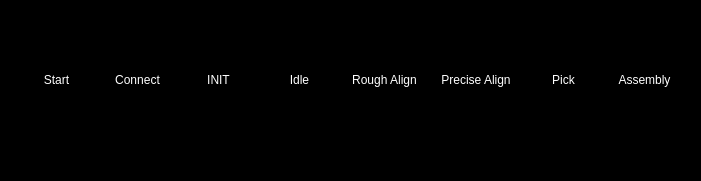
        <widget class="QStackedWidget" name="ProcessAndInfoStackedWidget">
         <property name="geometry">
          <rect>
           <x>0</x>
           <y>500</y>
           <width>701</width>
           <height>181</height>
          </rect>
         </property>
         <property name="styleSheet">
          <string notr="true"> background-color: #000000; color: white;</string>
         </property>
         <property name="currentIndex">
          <number>0</number>
         </property>
         <widget class="QWidget" name="AutoProcessPage">
          <property name="styleSheet">
           <string notr="true"/>
          </property>
          <layout class="QHBoxLayout" name="horizontalLayout_6">
           <item>
            <widget class="QFrame" name="Timeline">
             <property name="sizePolicy">
              <sizepolicy hsizetype="Preferred" vsizetype="Preferred">
               <horstretch>0</horstretch>
               <verstretch>0</verstretch>
              </sizepolicy>
             </property>
             <property name="styleSheet">
              <string notr="true"/>
             </property>
             <property name="frameShape">
              <enum>QFrame::Shape::StyledPanel</enum>
             </property>
             <property name="frameShadow">
              <enum>QFrame::Shadow::Raised</enum>
             </property>
             <layout class="QHBoxLayout" name="horizontalLayout_3">
              <item alignment="Qt::AlignmentFlag::AlignVCenter">
               <widget class="QWidget" name="StartWidget" native="true">
                <layout class="QVBoxLayout" name="verticalLayout_2">
                 <item>
                  <widget class="QLabel" name="StartProcessText">
                   <property name="text">
                    <string>Start</string>
                   </property>
                   <property name="alignment">
                    <set>Qt::AlignmentFlag::AlignCenter</set>
                   </property>
                  </widget>
                 </item>
                 <item alignment="Qt::AlignmentFlag::AlignHCenter">
                  <widget class="QLabel" name="StartCircle">
                   <property name="sizePolicy">
                    <sizepolicy hsizetype="Fixed" vsizetype="Fixed">
                     <horstretch>0</horstretch>
                     <verstretch>0</verstretch>
                    </sizepolicy>
                   </property>
                   <property name="text">
                    <string/>
                   </property>
                   <property name="pixmap">
                    <pixmap>icons/white/timeline-circle.svg</pixmap>
                   </property>
                   <property name="scaledContents">
                    <bool>true</bool>
                   </property>
                   <property name="alignment">
                    <set>Qt::AlignmentFlag::AlignCenter</set>
                   </property>
                  </widget>
                 </item>
                </layout>
               </widget>
              </item>
              <item alignment="Qt::AlignmentFlag::AlignVCenter">
               <widget class="QWidget" name="ConnectWidget" native="true">
                <layout class="QVBoxLayout" name="verticalLayout">
                 <item>
                  <widget class="QLabel" name="ConnectProcessText">
                   <property name="text">
                    <string>Connect</string>
                   </property>
                   <property name="alignment">
                    <set>Qt::AlignmentFlag::AlignCenter</set>
                   </property>
                  </widget>
                 </item>
                 <item alignment="Qt::AlignmentFlag::AlignHCenter">
                  <widget class="QLabel" name="ConnectCircle">
                   <property name="sizePolicy">
                    <sizepolicy hsizetype="Fixed" vsizetype="Fixed">
                     <horstretch>0</horstretch>
                     <verstretch>0</verstretch>
                    </sizepolicy>
                   </property>
                   <property name="text">
                    <string/>
                   </property>
                   <property name="pixmap">
                    <pixmap>icons/white/timeline-circle.svg</pixmap>
                   </property>
                   <property name="scaledContents">
                    <bool>true</bool>
                   </property>
                   <property name="alignment">
                    <set>Qt::AlignmentFlag::AlignCenter</set>
                   </property>
                  </widget>
                 </item>
                </layout>
               </widget>
              </item>
              <item alignment="Qt::AlignmentFlag::AlignVCenter">
               <widget class="QWidget" name="INITWidget" native="true">
                <layout class="QVBoxLayout" name="verticalLayout_3">
                 <item>
                  <widget class="QLabel" name="INITProcessText">
                   <property name="text">
                    <string>INIT</string>
                   </property>
                   <property name="alignment">
                    <set>Qt::AlignmentFlag::AlignCenter</set>
                   </property>
                  </widget>
                 </item>
                 <item alignment="Qt::AlignmentFlag::AlignHCenter">
                  <widget class="QLabel" name="INITCircle">
                   <property name="sizePolicy">
                    <sizepolicy hsizetype="Fixed" vsizetype="Fixed">
                     <horstretch>0</horstretch>
                     <verstretch>0</verstretch>
                    </sizepolicy>
                   </property>
                   <property name="text">
                    <string/>
                   </property>
                   <property name="pixmap">
                    <pixmap>icons/white/timeline-circle.svg</pixmap>
                   </property>
                   <property name="scaledContents">
                    <bool>true</bool>
                   </property>
                   <property name="alignment">
                    <set>Qt::AlignmentFlag::AlignCenter</set>
                   </property>
                  </widget>
                 </item>
                </layout>
               </widget>
              </item>
              <item alignment="Qt::AlignmentFlag::AlignVCenter">
               <widget class="QWidget" name="IdleWidget" native="true">
                <layout class="QVBoxLayout" name="verticalLayout_6">
                 <item>
                  <widget class="QLabel" name="IdleProcessText">
                   <property name="text">
                    <string>Idle</string>
                   </property>
                   <property name="alignment">
                    <set>Qt::AlignmentFlag::AlignCenter</set>
                   </property>
                  </widget>
                 </item>
                 <item alignment="Qt::AlignmentFlag::AlignHCenter">
                  <widget class="QLabel" name="IdleCircle">
                   <property name="sizePolicy">
                    <sizepolicy hsizetype="Fixed" vsizetype="Fixed">
                     <horstretch>0</horstretch>
                     <verstretch>0</verstretch>
                    </sizepolicy>
                   </property>
                   <property name="text">
                    <string/>
                   </property>
                   <property name="pixmap">
                    <pixmap>icons/white/timeline-circle.svg</pixmap>
                   </property>
                   <property name="scaledContents">
                    <bool>true</bool>
                   </property>
                   <property name="alignment">
                    <set>Qt::AlignmentFlag::AlignCenter</set>
                   </property>
                  </widget>
                 </item>
                </layout>
               </widget>
              </item>
              <item alignment="Qt::AlignmentFlag::AlignVCenter">
               <widget class="QWidget" name="ManualAlignWidget" native="true">
                <layout class="QVBoxLayout" name="verticalLayout_7">
                 <item>
                  <widget class="QLabel" name="RoughAlignProcessText">
                   <property name="text">
                    <string>Rough Align</string>
                   </property>
                   <property name="alignment">
                    <set>Qt::AlignmentFlag::AlignCenter</set>
                   </property>
                  </widget>
                 </item>
                 <item alignment="Qt::AlignmentFlag::AlignHCenter">
                  <widget class="QLabel" name="RoughAlignCircle">
                   <property name="sizePolicy">
                    <sizepolicy hsizetype="Fixed" vsizetype="Fixed">
                     <horstretch>0</horstretch>
                     <verstretch>0</verstretch>
                    </sizepolicy>
                   </property>
                   <property name="text">
                    <string/>
                   </property>
                   <property name="pixmap">
                    <pixmap>icons/white/timeline-circle.svg</pixmap>
                   </property>
                   <property name="scaledContents">
                    <bool>true</bool>
                   </property>
                   <property name="alignment">
                    <set>Qt::AlignmentFlag::AlignCenter</set>
                   </property>
                  </widget>
                 </item>
                </layout>
               </widget>
              </item>
              <item alignment="Qt::AlignmentFlag::AlignVCenter">
               <widget class="QWidget" name="AutoAlignWidget" native="true">
                <layout class="QVBoxLayout" name="verticalLayout_8">
                 <item>
                  <widget class="QLabel" name="PreciseAlignProcessText">
                   <property name="text">
                    <string>Precise Align</string>
                   </property>
                   <property name="alignment">
                    <set>Qt::AlignmentFlag::AlignCenter</set>
                   </property>
                  </widget>
                 </item>
                 <item alignment="Qt::AlignmentFlag::AlignHCenter">
                  <widget class="QLabel" name="PreciseAlignCircle">
                   <property name="sizePolicy">
                    <sizepolicy hsizetype="Fixed" vsizetype="Fixed">
                     <horstretch>0</horstretch>
                     <verstretch>0</verstretch>
                    </sizepolicy>
                   </property>
                   <property name="text">
                    <string/>
                   </property>
                   <property name="pixmap">
                    <pixmap>icons/white/timeline-circle.svg</pixmap>
                   </property>
                   <property name="scaledContents">
                    <bool>true</bool>
                   </property>
                   <property name="alignment">
                    <set>Qt::AlignmentFlag::AlignCenter</set>
                   </property>
                  </widget>
                 </item>
                </layout>
               </widget>
              </item>
              <item alignment="Qt::AlignmentFlag::AlignVCenter">
               <widget class="QWidget" name="AutoPickWidget" native="true">
                <layout class="QVBoxLayout" name="verticalLayout_9">
                 <item>
                  <widget class="QLabel" name="PickProcessText">
                   <property name="text">
                    <string>Pick</string>
                   </property>
                   <property name="alignment">
                    <set>Qt::AlignmentFlag::AlignCenter</set>
                   </property>
                  </widget>
                 </item>
                 <item alignment="Qt::AlignmentFlag::AlignHCenter">
                  <widget class="QLabel" name="PickCircle">
                   <property name="sizePolicy">
                    <sizepolicy hsizetype="Fixed" vsizetype="Fixed">
                     <horstretch>0</horstretch>
                     <verstretch>0</verstretch>
                    </sizepolicy>
                   </property>
                   <property name="text">
                    <string/>
                   </property>
                   <property name="pixmap">
                    <pixmap>icons/white/timeline-circle.svg</pixmap>
                   </property>
                   <property name="scaledContents">
                    <bool>true</bool>
                   </property>
                   <property name="alignment">
                    <set>Qt::AlignmentFlag::AlignCenter</set>
                   </property>
                  </widget>
                 </item>
                </layout>
               </widget>
              </item>
              <item alignment="Qt::AlignmentFlag::AlignVCenter">
               <widget class="QWidget" name="AssemblyWidget" native="true">
                <layout class="QVBoxLayout" name="verticalLayout_4">
                 <item alignment="Qt::AlignmentFlag::AlignTop">
                  <widget class="QLabel" name="AssemblyProcessText">
                   <property name="text">
                    <string>Assembly</string>
                   </property>
                   <property name="alignment">
                    <set>Qt::AlignmentFlag::AlignCenter</set>
                   </property>
                  </widget>
                 </item>
                 <item alignment="Qt::AlignmentFlag::AlignHCenter|Qt::AlignmentFlag::AlignVCenter">
                  <widget class="QLabel" name="AssemblyCircle">
                   <property name="sizePolicy">
                    <sizepolicy hsizetype="Fixed" vsizetype="Fixed">
                     <horstretch>0</horstretch>
                     <verstretch>0</verstretch>
                    </sizepolicy>
                   </property>
                   <property name="text">
                    <string/>
                   </property>
                   <property name="pixmap">
                    <pixmap>icons/white/timeline-circle.svg</pixmap>
                   </property>
                   <property name="scaledContents">
                    <bool>true</bool>
                   </property>
                   <property name="alignment">
                    <set>Qt::AlignmentFlag::AlignCenter</set>
                   </property>
                  </widget>
                 </item>
                </layout>
               </widget>
              </item>
             </layout>
            </widget>
           </item>
          </layout>
         </widget>
         <widget class="QWidget" name="InformationPage">
          <property name="styleSheet">
           <string notr="true"/>
          </property>
          <layout class="QHBoxLayout" name="horizontalLayout_7">
           <property name="spacing">
            <number>6</number>
           </property>
          </layout>
         </widget>
        </widget>
